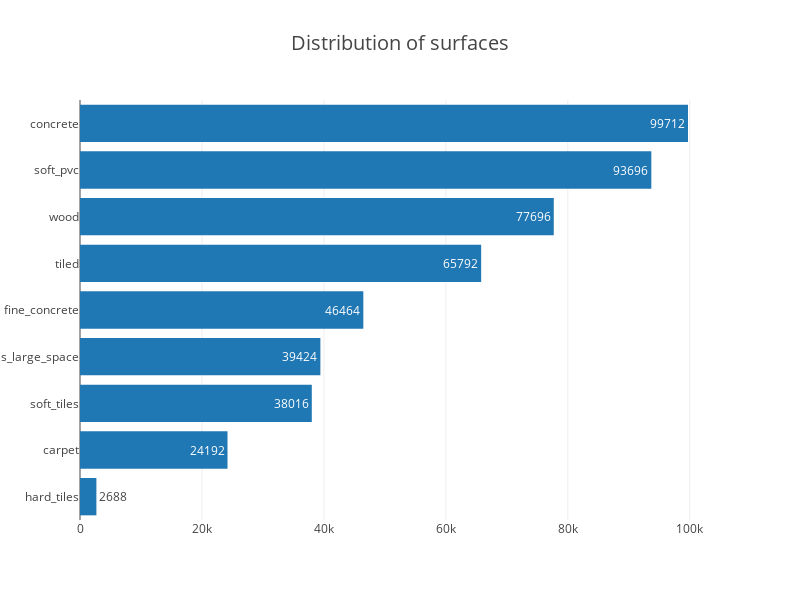

This figure's notebook cell:
### Markdown cell above
## Surface distribution

* Most surfaces are concrete, what is a good surface for the robot to move.

### Code cell
surface_distribution = (train
                       .groupby('surface')
                       .size()
                       .to_frame('count')
                       .reset_index()
                       .sort_values('count', ascending=True))

data = [go.Bar(
            y=surface_distribution['surface'],
            x=surface_distribution['count'],
            orientation = 'h',
            text=surface_distribution['count']
    )]

layout = go.Layout(
    title='Distribution of surfaces',
    titlefont=dict(size=20),
    width=800,
    height=600
)

fig = go.Figure(data=data, layout=layout)

iplot(fig)

### Figure 1 — Plotly figure (JSON) as saved in the notebook; plotly's stock layout.template omitted (floating-point values rounded to 4 significant figures)
{"data": [{"orientation": "h", "text": [2688.0, 24190.0, 38020.0, 39420.0, 46460.0, 65790.0, 77700.0, 93700.0, 99710.0], "type": "bar", "uid": "45e66811-672d-499b-924d-3ef7f6f8fdda", "x": [2688, 24192, 38016, 39424, 46464, 65792, 77696, 93696, 99712], "y": ["hard_tiles", "carpet", "soft_tiles", "hard_tiles_large_space", "fine_concrete", "tiled", "wood", "soft_pvc", "concrete"]}], "layout": {"height": 600, "title": {"font": {"size": 20}, "text": "Distribution of surfaces"}, "width": 800}}
